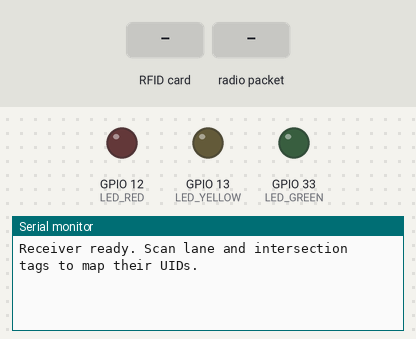
A sketch run on a simulated ESP32. Shown: output pins drawn as LEDs (lit = HIGH), the last lines printed to the serial monitor. The test bench sets the inputs (shaded band). No radio packets arrive unless stated.

Above: at 1.2 s.
1.3 s: RFID card 5E 7A 19 C4 held to the reader
At 1.9 s:
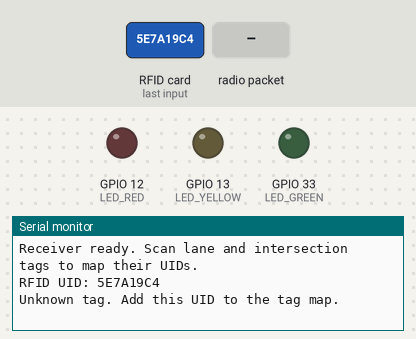
2.8 s: radio packet "red" arrives
At 3.9 s:
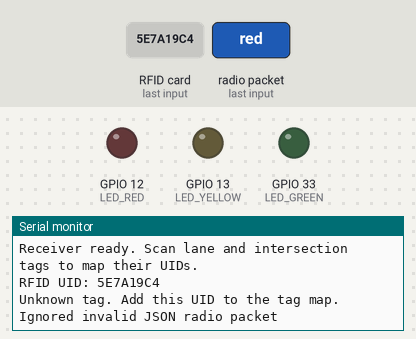
4.3 s: radio packet "1" arrives
At 5.5 s:
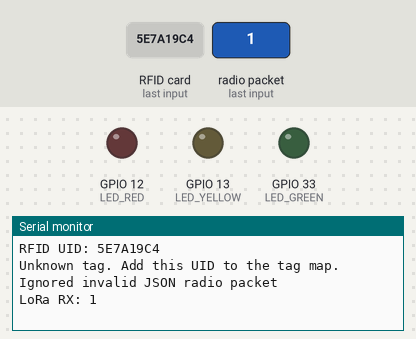

Measured:
- after the input at 1.3 s, the serial monitor: prints a new line at once (image 1)
- after the input at 2.8 s, the serial monitor: prints a new line at once (image 2)
- after the input at 4.3 s, the serial monitor: prints a new line at once (image 3)

The sketch:

vehicle_receiver.ino
```cpp
/*
 * LoRa + RFID receiver for a tabletop model vehicle.
 * Target: Heltec Wireless Stick V1/V2 (SX1276); check board revision first.
 */
#include <Arduino.h>
#include <SPI.h>
#include <LoRa.h>
#include <MFRC522.h>
#include <ArduinoJson.h>

#define LORA_FREQUENCY 868E6  // Must match transmitter; confirm local band.

// Onboard SX1276 pins for Heltec Wireless Stick V1.
static const int LORA_CS = 18;
static const int LORA_RST = 14;
static const int LORA_DIO0 = 26;
static const int LORA_SCK = 5;
static const int LORA_MISO = 19;
static const int LORA_MOSI = 27;

// Report lists GPIO22 as reset on the receiver and GPIO12/13/33 for LEDs.
// Here GPIO22 is used for the RC522 reset; keep radio reset on its onboard GPIO14.
static const int RFID_SS = 4;
static const int RFID_RST = 22;
static const int LED_RED = 12;
static const int LED_YELLOW = 13;
static const int LED_GREEN = 33;

MFRC522 reader(RFID_SS, RFID_RST);
String latestPacket;
String selectedLane;
bool atIntersection = false;
unsigned long lastTagAt = 0;

// Replace these example UIDs with values printed by your own tags.
const char* LANE_TAGS[][2] = {
  {"", "lane1"},
  {"", "lane2"},
  {"", "lane3"}
};
const char* INTERSECTION_TAG = "";

String uidToString(MFRC522::Uid* uid) {
  String value;
  for (byte i = 0; i < uid->size; ++i) {
    if (uid->uidByte[i] < 0x10) value += "0";
    value += String(uid->uidByte[i], HEX);
  }
  value.toUpperCase();
  return value;
}

void setVehicleLeds(const String& color) {
  digitalWrite(LED_RED, color == "red" ? HIGH : LOW);
  digitalWrite(LED_YELLOW, color == "yellow" ? HIGH : LOW);
  digitalWrite(LED_GREEN, color == "green" ? HIGH : LOW);
}

void showSelectedState() {
  if (atIntersection || selectedLane.isEmpty() || latestPacket.isEmpty()) {
    setVehicleLeds("off");
    return;
  }
  JsonDocument doc;
  if (deserializeJson(doc, latestPacket)) return;
  String color = doc["lanes"][selectedLane] | "red";
  if (color != "red" && color != "yellow" && color != "green") color = "red";
  setVehicleLeds(color);
}

void scanRfid() {
  if (!reader.PICC_IsNewCardPresent() || !reader.PICC_ReadCardSerial()) return;
  String uid = uidToString(&reader.uid);
  Serial.println("RFID UID: " + uid);
  lastTagAt = millis();

  if (strlen(INTERSECTION_TAG) > 0 && uid.equalsIgnoreCase(INTERSECTION_TAG)) {
    atIntersection = true;
    selectedLane = "";
    Serial.println("Intersection tag: vehicle LEDs off");
  } else {
    atIntersection = false;
    bool known = false;
    for (size_t i = 0; i < sizeof(LANE_TAGS) / sizeof(LANE_TAGS[0]); ++i) {
      if (strlen(LANE_TAGS[i][0]) > 0 && uid.equalsIgnoreCase(LANE_TAGS[i][0])) {
        selectedLane = LANE_TAGS[i][1];
        known = true;
        Serial.println("Selected " + selectedLane);
        break;
      }
    }
    if (!known) Serial.println("Unknown tag. Add this UID to the tag map.");
  }

  reader.PICC_HaltA();
  reader.PCD_StopCrypto1();
  showSelectedState();
}

void setup() {
  Serial.begin(115200);
  pinMode(LED_RED, OUTPUT);
  pinMode(LED_YELLOW, OUTPUT);
  pinMode(LED_GREEN, OUTPUT);
  setVehicleLeds("off");

  SPI.begin(LORA_SCK, LORA_MISO, LORA_MOSI, LORA_CS);
  LoRa.setPins(LORA_CS, LORA_RST, LORA_DIO0);
  if (!LoRa.begin(LORA_FREQUENCY)) {
    Serial.println("LoRa init failed; check board revision, pins, and frequency");
    while (true) delay(1000);
  }

  // RC522 shares SPI clock/data with LoRa and has its own chip-select line.
  reader.PCD_Init();
  Serial.println("Receiver ready. Scan lane and intersection tags to map their UIDs.");
}

void loop() {
  int packetSize = LoRa.parsePacket();
  if (packetSize > 0 && packetSize <= 200) {
    String incoming;
    while (LoRa.available()) incoming += static_cast<char>(LoRa.read());
    JsonDocument check;
    if (!deserializeJson(check, incoming)) {
      latestPacket = incoming;
      Serial.println("LoRa RX: " + latestPacket);
      showSelectedState();
    } else {
      Serial.println("Ignored invalid JSON radio packet");
    }
  }

  scanRfid();
  // Clear the vehicle display after the car leaves the intersection/tag zone.
  if (atIntersection && millis() - lastTagAt > 1500) {
    atIntersection = false;
    setVehicleLeds("off");
  }
  delay(5);
}
```
